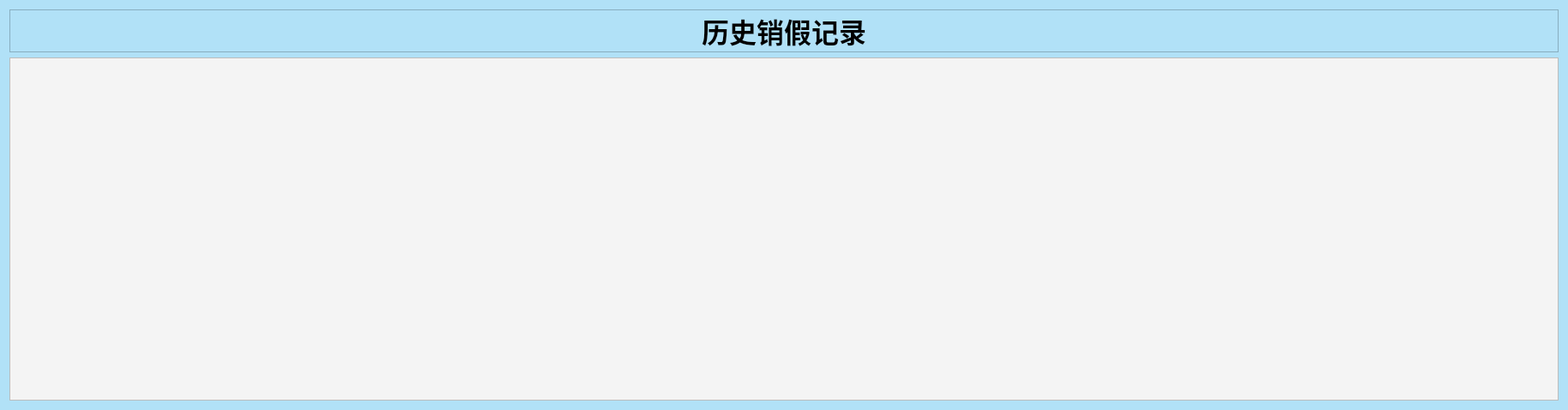
<?xml version="1.0" encoding="UTF-8"?>
<ui version="4.0">
 <class>Form</class>
 <widget class="QWidget" name="Form">
  <property name="geometry">
   <rect>
    <x>0</x>
    <y>0</y>
    <width>1828</width>
    <height>474</height>
   </rect>
  </property>
  <property name="windowTitle">
   <string>Form</string>
  </property>
  <property name="styleSheet">
   <string notr="true">background-color: rgb(177, 225, 247);</string>
  </property>
  <layout class="QVBoxLayout" name="verticalLayout">
   <item>
    <widget class="QLabel" name="label">
     <property name="minimumSize">
      <size>
       <width>800</width>
       <height>50</height>
      </size>
     </property>
     <property name="maximumSize">
      <size>
       <width>100000</width>
       <height>50</height>
      </size>
     </property>
     <property name="font">
      <font>
       <family>微软雅黑</family>
       <pointsize>24</pointsize>
       <weight>75</weight>
       <bold>true</bold>
      </font>
     </property>
     <property name="frameShape">
      <enum>QFrame::StyledPanel</enum>
     </property>
     <property name="text">
      <string>历史销假记录</string>
     </property>
     <property name="textFormat">
      <enum>Qt::AutoText</enum>
     </property>
     <property name="alignment">
      <set>Qt::AlignCenter</set>
     </property>
     <property name="wordWrap">
      <bool>false</bool>
     </property>
     <property name="margin">
      <number>0</number>
     </property>
     <property name="indent">
      <number>-1</number>
     </property>
    </widget>
   </item>
   <item>
    <widget class="QTableView" name="tableView">
     <property name="minimumSize">
      <size>
       <width>0</width>
       <height>400</height>
      </size>
     </property>
     <property name="font">
      <font>
       <family>微软雅黑</family>
       <pointsize>14</pointsize>
       <weight>9</weight>
       <italic>false</italic>
       <bold>false</bold>
      </font>
     </property>
     <property name="styleSheet">
      <string notr="true">font: 75 14pt &quot;微软雅黑&quot;;
background-color: rgb(244, 244, 244);</string>
     </property>
     <property name="frameShadow">
      <enum>QFrame::Sunken</enum>
     </property>
     <attribute name="verticalHeaderCascadingSectionResizes">
      <bool>true</bool>
     </attribute>
     <attribute name="verticalHeaderDefaultSectionSize">
      <number>50</number>
     </attribute>
    </widget>
   </item>
  </layout>
 </widget>
 <resources/>
 <connections/>
</ui>
